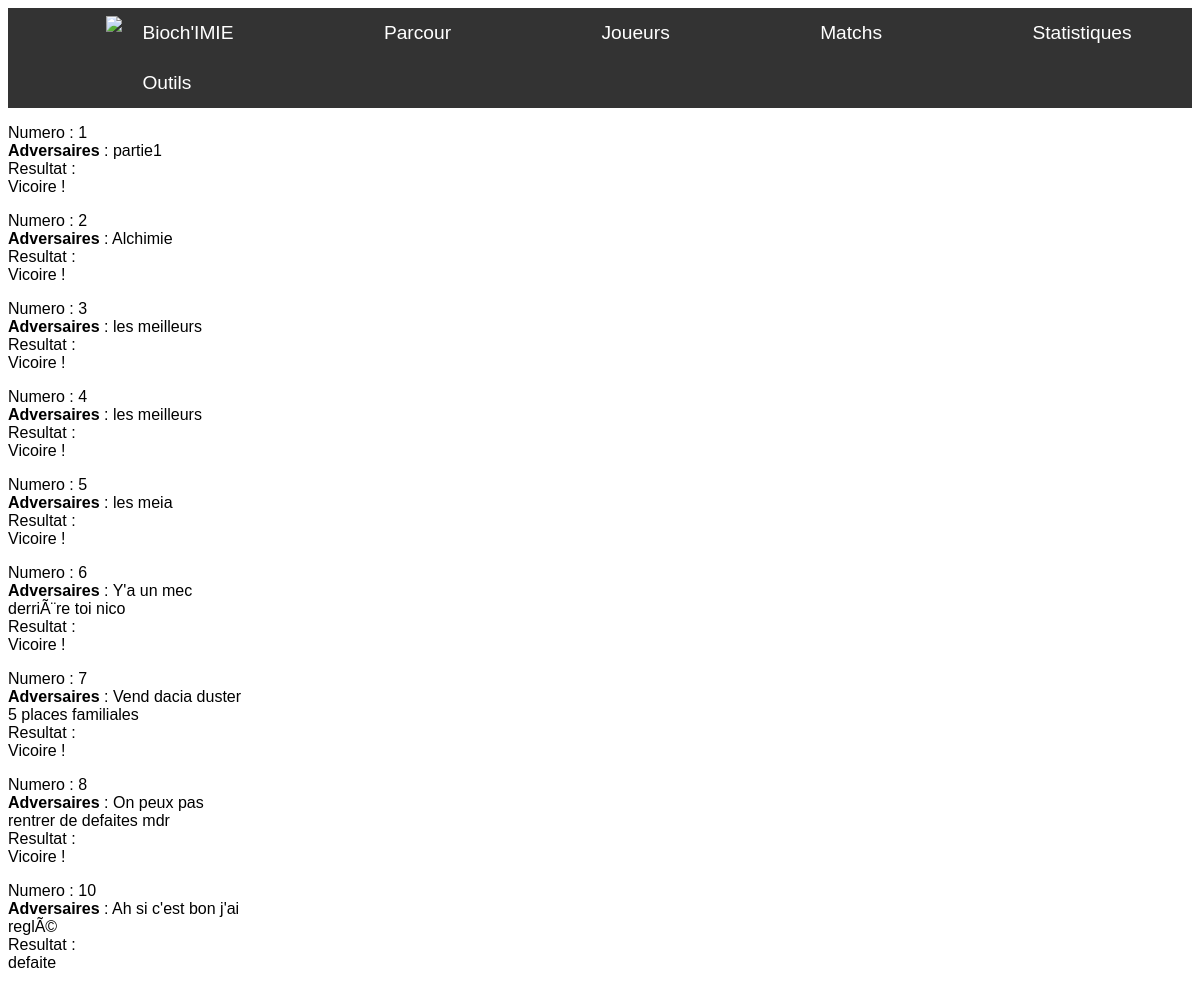
Screenshot of /statistique.php with the database file from the repository.
### tables this page shows
CREATE TABLE IF NOT EXISTS `parties` (
  `nom` varchar(255) NOT NULL,
  `date` date NOT NULL,
  `victoire` tinyint(1) NOT NULL,
  `id` int(11) NOT NULL AUTO_INCREMENT,
  PRIMARY KEY (`id`)
);

### statistique.php (the view, shortened to what this page needs)
<?php
$bdd = new PDO('mysql:host=localhost;dbname=biochimie', 'root', '');
$reponse = $bdd->query("SELECT * FROM `parties` LIMIT 0, 30");
?>
<!DOCTYPE html>
<html>
<head>
	<link rel="stylesheet" type="text/css" href="styles/themes.css">
</head>
	<body>
<div class="nav">
    <ul>
    <li><a id="titrenav" href="index.php"> <img id="atom" src="http://image.noelshack.com/fichiers/2018/49/5/1544218324-atome.png"> Bioch'IMIE</a></li>
        <li><a href="parcour.html">Parcour</a></li>
        <li><a href="presentation_joueurs.html">Joueurs</a></li>
		<li><a href="matchs.php">Matchs</a></li>
		<li><a href="statistique.php">Statistiques</a></li>
        <li><a href="outil.php">Outils</a></li>
    </ul>
</div>
    <?php
    while ($donnees = $reponse->fetch())
{?>
    <div id="blocbdd">
  <p>
    Numero : <?php echo $donnees['id']; ?><br/>
    <strong>Adversaires</strong> : <?php echo $donnees['nom']; ?><br/>
    Resultat : <br />
    <?php if ($donnees['victoire']) {
            echo "Vicoire !";
            }
            else{echo "defaite";}  ?>
    </p>
</div>
<?php
}
?>
</body>
</html>

### styles/themes.css (style rules this page uses)
body { font-family: sans-serif; background-image:url("http://www.desktopimages.org/pictures/2014/0310/1/orig_60339.jpg"); background-size: cover; }
ul { list-style-type: none; margin: 0; padding: 0; overflow: hidden; background-color: #333; }
li { margin-left: 10%; float: left; color: white; }
li a { display: block; color: white; text-align: center; padding: 14px 16px; text-decoration: none; font-size: 120% }
#atom { position: absolute; max-width: 2%; height: auto; margin-top: -0.5%; margin-left:-3%; }
#blocbdd { background-color: white; color: black; z-index: 2; width: 20% }

### rows the page displays
parties: id "1", nom "partie1", victoire "Vicoire !"
parties: id "2", nom "Alchimie", victoire "Vicoire !"
parties: id "3", nom "les meilleurs", victoire "Vicoire !"
parties: id "4", nom "les meilleurs", victoire "Vicoire !"
parties: id "5", nom "les meia", victoire "Vicoire !"
parties: id "6", nom "Y'a un mec derriÃ¨re toi nico", victoire "Vicoire !"
parties: id "7", nom "Vend dacia duster 5 places familiales", victoire "Vicoire !"
parties: id "8", nom "On peux pas rentrer de defaites mdr", victoire "Vicoire !"
parties: id "10", nom "Ah si c'est bon j'ai reglÃ©", victoire "defaite"
